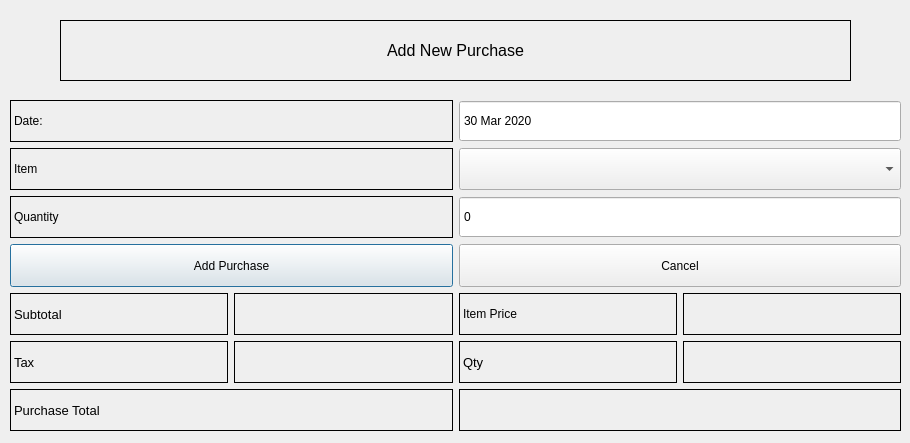
<?xml version="1.0" encoding="UTF-8"?>
<ui version="4.0">
 <class>AddNewPurchase</class>
 <widget class="QDialog" name="AddNewPurchase">
  <property name="geometry">
   <rect>
    <x>0</x>
    <y>0</y>
    <width>910</width>
    <height>443</height>
   </rect>
  </property>
  <property name="windowTitle">
   <string>Dialog</string>
  </property>
  <property name="styleSheet">
   <string notr="true"/>
  </property>
  <widget class="QLabel" name="WelcomeLabel">
   <property name="geometry">
    <rect>
     <x>60</x>
     <y>20</y>
     <width>791</width>
     <height>61</height>
    </rect>
   </property>
   <property name="font">
    <font>
     <pointsize>12</pointsize>
    </font>
   </property>
   <property name="styleSheet">
    <string notr="true"/>
   </property>
   <property name="frameShape">
    <enum>QFrame::Box</enum>
   </property>
   <property name="text">
    <string>Add New Purchase</string>
   </property>
   <property name="alignment">
    <set>Qt::AlignCenter</set>
   </property>
  </widget>
  <widget class="QWidget" name="verticalLayoutWidget">
   <property name="geometry">
    <rect>
     <x>10</x>
     <y>100</y>
     <width>891</width>
     <height>331</height>
    </rect>
   </property>
   <layout class="QVBoxLayout" name="verticalLayout">
    <item>
     <layout class="QHBoxLayout" name="horizontalLayout">
      <item>
       <widget class="QLabel" name="Label_PurchaseDate">
        <property name="sizePolicy">
         <sizepolicy hsizetype="Minimum" vsizetype="Minimum">
          <horstretch>0</horstretch>
          <verstretch>0</verstretch>
         </sizepolicy>
        </property>
        <property name="font">
         <font>
          <pointsize>9</pointsize>
         </font>
        </property>
        <property name="styleSheet">
         <string notr="true"/>
        </property>
        <property name="frameShape">
         <enum>QFrame::Box</enum>
        </property>
        <property name="text">
         <string>Date:</string>
        </property>
       </widget>
      </item>
      <item>
       <widget class="QDateEdit" name="purchaseDate">
        <property name="sizePolicy">
         <sizepolicy hsizetype="Minimum" vsizetype="Minimum">
          <horstretch>0</horstretch>
          <verstretch>0</verstretch>
         </sizepolicy>
        </property>
        <property name="font">
         <font>
          <pointsize>9</pointsize>
         </font>
        </property>
        <property name="styleSheet">
         <string notr="true"/>
        </property>
        <property name="alignment">
         <set>Qt::AlignLeading|Qt::AlignLeft|Qt::AlignVCenter</set>
        </property>
        <property name="buttonSymbols">
         <enum>QAbstractSpinBox::NoButtons</enum>
        </property>
        <property name="dateTime">
         <datetime>
          <hour>0</hour>
          <minute>0</minute>
          <second>0</second>
          <year>2020</year>
          <month>3</month>
          <day>30</day>
         </datetime>
        </property>
        <property name="maximumDateTime">
         <datetime>
          <hour>0</hour>
          <minute>0</minute>
          <second>0</second>
          <year>2020</year>
          <month>3</month>
          <day>30</day>
         </datetime>
        </property>
        <property name="minimumDateTime">
         <datetime>
          <hour>0</hour>
          <minute>0</minute>
          <second>0</second>
          <year>2020</year>
          <month>3</month>
          <day>1</day>
         </datetime>
        </property>
        <property name="minimumDate">
         <date>
          <year>2020</year>
          <month>3</month>
          <day>1</day>
         </date>
        </property>
       </widget>
      </item>
     </layout>
    </item>
    <item>
     <layout class="QHBoxLayout" name="horizontalLayout_2">
      <item>
       <widget class="QLabel" name="Label_PurchaseItem">
        <property name="sizePolicy">
         <sizepolicy hsizetype="Minimum" vsizetype="Minimum">
          <horstretch>0</horstretch>
          <verstretch>0</verstretch>
         </sizepolicy>
        </property>
        <property name="font">
         <font>
          <pointsize>9</pointsize>
         </font>
        </property>
        <property name="styleSheet">
         <string notr="true"/>
        </property>
        <property name="frameShape">
         <enum>QFrame::Box</enum>
        </property>
        <property name="text">
         <string>Item</string>
        </property>
       </widget>
      </item>
      <item>
       <widget class="QComboBox" name="ItemNameComboBox">
        <property name="sizePolicy">
         <sizepolicy hsizetype="Minimum" vsizetype="Minimum">
          <horstretch>0</horstretch>
          <verstretch>0</verstretch>
         </sizepolicy>
        </property>
        <property name="styleSheet">
         <string notr="true"/>
        </property>
       </widget>
      </item>
     </layout>
    </item>
    <item>
     <layout class="QHBoxLayout" name="horizontalLayout_3">
      <item>
       <widget class="QLabel" name="Label_ItemQuantity">
        <property name="sizePolicy">
         <sizepolicy hsizetype="Minimum" vsizetype="Minimum">
          <horstretch>0</horstretch>
          <verstretch>0</verstretch>
         </sizepolicy>
        </property>
        <property name="font">
         <font>
          <pointsize>9</pointsize>
         </font>
        </property>
        <property name="styleSheet">
         <string notr="true"/>
        </property>
        <property name="frameShape">
         <enum>QFrame::Box</enum>
        </property>
        <property name="text">
         <string>Quantity</string>
        </property>
       </widget>
      </item>
      <item>
       <widget class="QSpinBox" name="PurchaseQuantitySpinBox">
        <property name="sizePolicy">
         <sizepolicy hsizetype="Minimum" vsizetype="Minimum">
          <horstretch>0</horstretch>
          <verstretch>0</verstretch>
         </sizepolicy>
        </property>
        <property name="font">
         <font>
          <pointsize>9</pointsize>
         </font>
        </property>
        <property name="styleSheet">
         <string notr="true"/>
        </property>
        <property name="buttonSymbols">
         <enum>QAbstractSpinBox::NoButtons</enum>
        </property>
        <property name="maximum">
         <number>9999</number>
        </property>
       </widget>
      </item>
     </layout>
    </item>
    <item>
     <layout class="QHBoxLayout" name="horizontalLayout_4">
      <item>
       <widget class="QPushButton" name="PushButton_AddPurchase">
        <property name="sizePolicy">
         <sizepolicy hsizetype="Minimum" vsizetype="Minimum">
          <horstretch>0</horstretch>
          <verstretch>0</verstretch>
         </sizepolicy>
        </property>
        <property name="font">
         <font>
          <pointsize>9</pointsize>
         </font>
        </property>
        <property name="styleSheet">
         <string notr="true"/>
        </property>
        <property name="text">
         <string>Add Purchase</string>
        </property>
       </widget>
      </item>
      <item>
       <widget class="QPushButton" name="PushButton_CancelPurchase">
        <property name="sizePolicy">
         <sizepolicy hsizetype="Minimum" vsizetype="Minimum">
          <horstretch>0</horstretch>
          <verstretch>0</verstretch>
         </sizepolicy>
        </property>
        <property name="font">
         <font>
          <pointsize>9</pointsize>
         </font>
        </property>
        <property name="styleSheet">
         <string notr="true"/>
        </property>
        <property name="text">
         <string>Cancel</string>
        </property>
       </widget>
      </item>
     </layout>
    </item>
    <item>
     <layout class="QHBoxLayout" name="horizontalLayout_5">
      <item>
       <widget class="QLabel" name="Label_PurchaseSubtotal">
        <property name="sizePolicy">
         <sizepolicy hsizetype="Minimum" vsizetype="Minimum">
          <horstretch>0</horstretch>
          <verstretch>0</verstretch>
         </sizepolicy>
        </property>
        <property name="minimumSize">
         <size>
          <width>91</width>
          <height>0</height>
         </size>
        </property>
        <property name="font">
         <font>
          <pointsize>10</pointsize>
         </font>
        </property>
        <property name="styleSheet">
         <string notr="true"/>
        </property>
        <property name="frameShape">
         <enum>QFrame::Box</enum>
        </property>
        <property name="text">
         <string>Subtotal</string>
        </property>
       </widget>
      </item>
      <item>
       <widget class="QLabel" name="Label_PurchaseSubtotalOutput">
        <property name="sizePolicy">
         <sizepolicy hsizetype="Minimum" vsizetype="Minimum">
          <horstretch>0</horstretch>
          <verstretch>0</verstretch>
         </sizepolicy>
        </property>
        <property name="font">
         <font>
          <pointsize>10</pointsize>
         </font>
        </property>
        <property name="styleSheet">
         <string notr="true"/>
        </property>
        <property name="frameShape">
         <enum>QFrame::Box</enum>
        </property>
        <property name="text">
         <string/>
        </property>
       </widget>
      </item>
      <item>
       <widget class="QLabel" name="Label_ItemPrice">
        <property name="sizePolicy">
         <sizepolicy hsizetype="Minimum" vsizetype="Minimum">
          <horstretch>0</horstretch>
          <verstretch>0</verstretch>
         </sizepolicy>
        </property>
        <property name="font">
         <font>
          <pointsize>9</pointsize>
         </font>
        </property>
        <property name="styleSheet">
         <string notr="true"/>
        </property>
        <property name="frameShape">
         <enum>QFrame::Box</enum>
        </property>
        <property name="text">
         <string>Item Price</string>
        </property>
       </widget>
      </item>
      <item>
       <widget class="QLabel" name="Label_ItemPriceOutput">
        <property name="sizePolicy">
         <sizepolicy hsizetype="Minimum" vsizetype="Minimum">
          <horstretch>0</horstretch>
          <verstretch>0</verstretch>
         </sizepolicy>
        </property>
        <property name="font">
         <font>
          <pointsize>9</pointsize>
         </font>
        </property>
        <property name="styleSheet">
         <string notr="true"/>
        </property>
        <property name="frameShape">
         <enum>QFrame::Box</enum>
        </property>
        <property name="text">
         <string/>
        </property>
       </widget>
      </item>
     </layout>
    </item>
    <item>
     <layout class="QHBoxLayout" name="horizontalLayout_6">
      <item>
       <widget class="QLabel" name="Label_PurchaseTax">
        <property name="sizePolicy">
         <sizepolicy hsizetype="Minimum" vsizetype="Minimum">
          <horstretch>0</horstretch>
          <verstretch>0</verstretch>
         </sizepolicy>
        </property>
        <property name="minimumSize">
         <size>
          <width>91</width>
          <height>0</height>
         </size>
        </property>
        <property name="font">
         <font>
          <pointsize>10</pointsize>
         </font>
        </property>
        <property name="styleSheet">
         <string notr="true"/>
        </property>
        <property name="frameShape">
         <enum>QFrame::Box</enum>
        </property>
        <property name="text">
         <string>Tax</string>
        </property>
       </widget>
      </item>
      <item>
       <widget class="QLabel" name="Label_PurchaseTaxOutput">
        <property name="sizePolicy">
         <sizepolicy hsizetype="Minimum" vsizetype="Minimum">
          <horstretch>0</horstretch>
          <verstretch>0</verstretch>
         </sizepolicy>
        </property>
        <property name="font">
         <font>
          <pointsize>10</pointsize>
         </font>
        </property>
        <property name="styleSheet">
         <string notr="true"/>
        </property>
        <property name="frameShape">
         <enum>QFrame::Box</enum>
        </property>
        <property name="text">
         <string/>
        </property>
       </widget>
      </item>
      <item>
       <widget class="QLabel" name="Label_ItemQuantity_2">
        <property name="sizePolicy">
         <sizepolicy hsizetype="Minimum" vsizetype="Minimum">
          <horstretch>0</horstretch>
          <verstretch>0</verstretch>
         </sizepolicy>
        </property>
        <property name="font">
         <font>
          <pointsize>10</pointsize>
         </font>
        </property>
        <property name="styleSheet">
         <string notr="true"/>
        </property>
        <property name="frameShape">
         <enum>QFrame::Box</enum>
        </property>
        <property name="text">
         <string>Qty</string>
        </property>
       </widget>
      </item>
      <item>
       <widget class="QLabel" name="Label_ItemQuantityTotal">
        <property name="sizePolicy">
         <sizepolicy hsizetype="Minimum" vsizetype="Minimum">
          <horstretch>0</horstretch>
          <verstretch>0</verstretch>
         </sizepolicy>
        </property>
        <property name="styleSheet">
         <string notr="true"/>
        </property>
        <property name="frameShape">
         <enum>QFrame::Box</enum>
        </property>
        <property name="text">
         <string/>
        </property>
       </widget>
      </item>
     </layout>
    </item>
    <item>
     <layout class="QHBoxLayout" name="horizontalLayout_7">
      <item>
       <widget class="QLabel" name="Label_PurchaseTotal">
        <property name="sizePolicy">
         <sizepolicy hsizetype="Minimum" vsizetype="Minimum">
          <horstretch>0</horstretch>
          <verstretch>0</verstretch>
         </sizepolicy>
        </property>
        <property name="minimumSize">
         <size>
          <width>91</width>
          <height>0</height>
         </size>
        </property>
        <property name="font">
         <font>
          <pointsize>10</pointsize>
         </font>
        </property>
        <property name="styleSheet">
         <string notr="true"/>
        </property>
        <property name="frameShape">
         <enum>QFrame::Box</enum>
        </property>
        <property name="text">
         <string>Purchase Total</string>
        </property>
       </widget>
      </item>
      <item>
       <widget class="QLabel" name="Label_PurchaseTotalOutput">
        <property name="sizePolicy">
         <sizepolicy hsizetype="Minimum" vsizetype="Minimum">
          <horstretch>0</horstretch>
          <verstretch>0</verstretch>
         </sizepolicy>
        </property>
        <property name="font">
         <font>
          <pointsize>10</pointsize>
         </font>
        </property>
        <property name="styleSheet">
         <string notr="true"/>
        </property>
        <property name="frameShape">
         <enum>QFrame::Box</enum>
        </property>
        <property name="text">
         <string/>
        </property>
       </widget>
      </item>
     </layout>
    </item>
   </layout>
  </widget>
 </widget>
 <resources/>
 <connections/>
</ui>
